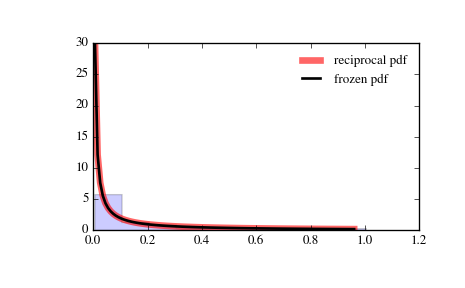

The script that drew this image:
from scipy.stats import reciprocal
import matplotlib.pyplot as plt
fig, ax = plt.subplots(1, 1)

# Calculate a few first moments:

a, b = 0.00623, 1.01
mean, var, skew, kurt = reciprocal.stats(a, b, moments='mvsk')

# Display the probability density function (``pdf``):

x = np.linspace(reciprocal.ppf(0.01, a, b),
                reciprocal.ppf(0.99, a, b), 100)
ax.plot(x, reciprocal.pdf(x, a, b),
       'r-', lw=5, alpha=0.6, label='reciprocal pdf')

# Alternatively, the distribution object can be called (as a function)
# to fix the shape, location and scale parameters. This returns a "frozen"
# RV object holding the given parameters fixed.

# Freeze the distribution and display the frozen ``pdf``:

rv = reciprocal(a, b)
ax.plot(x, rv.pdf(x), 'k-', lw=2, label='frozen pdf')

# Check accuracy of ``cdf`` and ``ppf``:

vals = reciprocal.ppf([0.001, 0.5, 0.999], a, b)
np.allclose([0.001, 0.5, 0.999], reciprocal.cdf(vals, a, b))
# True

# Generate random numbers:

r = reciprocal.rvs(a, b, size=1000)

# And compare the histogram:

ax.hist(r, normed=True, histtype='stepfilled', alpha=0.2)
ax.legend(loc='best', frameon=False)
plt.show()
